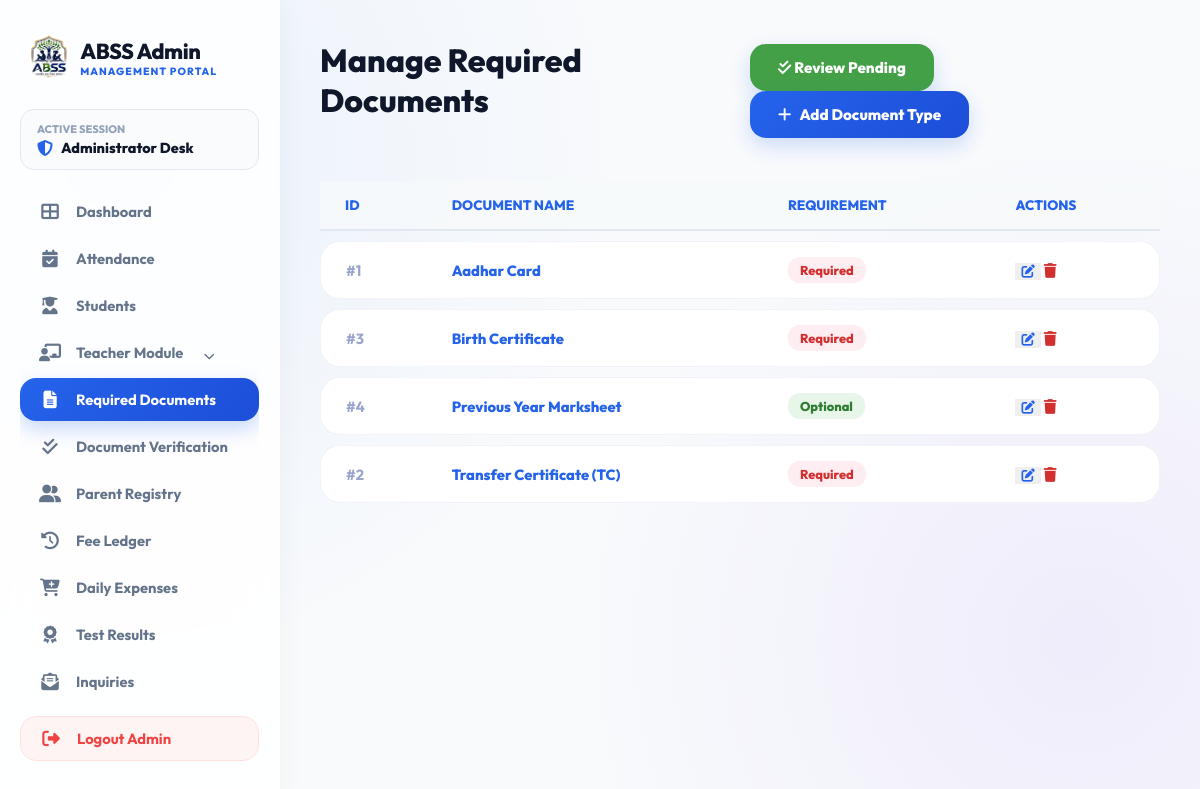
The app's page /admin/documents.php (signed in) with its own data.
### tables this page shows
CREATE TABLE `document_types` (
  `id` int(11) NOT NULL,
  `name` varchar(150) NOT NULL,
  `is_required` tinyint(1) DEFAULT 0,
  `created_at` timestamp NOT NULL DEFAULT current_timestamp()
);

### admin/documents.php (the view, shortened to what this page needs)
<?php
require_once 'includes/auth.php';
$docs = $conn->query("SELECT * FROM document_types ORDER BY name ASC");
?>
<!DOCTYPE html>
<html lang="en">
<head>
    <?php include 'includes/head_css.php'; ?>
</head>
<body>
    <?php include 'includes/sidebar.php'; ?>
    <main class="main-content">
        <div class="action-bar">
            <h1>Manage Required Documents</h1>
            <div>
                <a href="document_approvals.php" class="btn-portal" style="background:#43a047; text-decoration:none; display:inline-block; margin-right:10px;">
                    <i class="fas fa-check-double"></i> Review Pending
                </a>
                <button class="btn-portal" onclick="showModal()">
                    <i class="fas fa-plus"></i> Add Document Type
                </button>
            </div>
        </div>
        <div class="portal-table-container">
            <table>
                <thead>
                    <tr>
                        <th>ID</th>
                        <th>Document Name</th>
                        <th>Requirement</th>
                        <th>Actions</th>
                    </tr>
                </thead>
                <tbody>
                    <?php while($row = $docs->fetch_assoc()): ?>
                    <tr>
                        <td style="color:#9aa5ce; font-weight:700;">#<?php echo $row['id']; ?></td>
                        <td style="font-weight:800; color:var(--portal-blue);"><?php echo htmlspecialchars($row['name']); ?></td>
                        <td>
                            <?php if($row['is_required']): ?>
                                <span class="doc-badge badge-req">Required</span>
                            <?php else: ?>
                                <span class="doc-badge badge-opt">Optional</span>
                            <?php endif; ?>
                        </td>
                        <td>
                            <button class="btn btn-sm btn-outline-primary" style="border:none; color:var(--portal-blue);" onclick='editDoc(<?php echo json_encode($row); ?>)'>
                                <i class="fas fa-edit"></i>
                            </button>
                            <a href="?delete=<?php echo $row['id']; ?>" class="btn btn-sm btn-outline-danger" style="border:none; color:#d32f2f;" onclick="return confirm('Delete this document type? This will not delete previously uploaded files.')">
                                <i class="fas fa-trash"></i>
                            </a>
                        </td>
                    </tr>
                    <?php endwhile; ?>
                </tbody>
            </table>
        </div>
    </main>
</body>
</html>

### admin/includes/head_css.php (style rules this page uses)
:root { --portal-blue: #2563eb; --portal-blue-dark: #1d4ed8; --portal-dark: #0f172a; --sidebar-width: 280px; --glass-bg: rgba(255, 255, 255, 0.82); --glass-border: rgba(255, 255, 255, 0.8); --glass-shadow: 0 10px 30px rgba(15, 23, 42, 0.04), inset 0 1px 0 rgba(255, 255, 255, 0.6); --radius-lg: 24px; --radius-md: 16px; --radius-sm: 12px; }
* { box-sizing: border-box; }
body { background: radial-gradient(circle at 10% 20%, rgba(59, 130, 246, 0.07) 0%, transparent 40%), radial-gradient(circle at 90% 80%, rgba(124, 58, 237, 0.07) 0%, transparent 40%), #f8fafc; color: #334155; font-family: 'Outfit', sans-serif; display: flex; min-height: 100vh; overflow-x: hidden; margin: 0; }
.main-content { margin-left: var(--sidebar-width); flex: 1; padding: 40px; box-sizing: border-box; max-width: 1400px; }
h1, h2, h3, h4 { font-family: 'Outfit', sans-serif; font-weight: 800; color: var(--portal-dark); margin-top: 0; }
.btn-portal { background: linear-gradient(135deg, var(--portal-blue), var(--portal-blue-dark)); color: #ffffff; padding: 14px 28px; border-radius: var(--radius-md); border: none; font-weight: 800; font-size: 0.95rem; cursor: pointer; transition: all 0.25s ease; font-family: 'Outfit'; display: inline-flex; align-items: center; justify-content: center; gap: 8px; box-shadow: 0 8px 20px rgba(37, 99, 235, 0.2); }
.portal-table-container, .table-responsive { width: 100%; max-width: 100%; overflow-x: auto; -webkit-overflow-scrolling: touch; margin-top: 15px; min-width: 0; }
table { width: 100%; border-collapse: collapse; text-align: left; }
th { padding: 14px 18px; color: var(--portal-dark); font-weight: 800; font-size: 0.8rem; text-transform: uppercase; background: rgba(248, 250, 252, 0.8); border-bottom: 2px solid #e2e8f0; }
td { padding: 16px 18px; border-bottom: 1px solid #f1f5f9; color: #475569; font-weight: 600; font-size: 0.92rem; }

### admin/documents.php (style rules this page uses)
.action-bar { display: flex; justify-content: space-between; align-items: center; margin-bottom: 30px; }
table { width: 100%; border-collapse: separate; border-spacing: 0 10px; }
th { text-align: left; padding: 15px 25px; color: var(--portal-blue); font-weight: 800; font-size: 0.85rem; text-transform: uppercase; }
td { padding: 15px 25px; background: #fff; border-top: 1px solid #f0f4f8; border-bottom: 1px solid #f0f4f8; color: #5c6bc0; font-weight: 600; }
td:first-child { border-left: 1px solid #f0f4f8; border-radius: 20px 0 0 20px; }
td:last-child { border-right: 1px solid #f0f4f8; border-radius: 0 20px 20px 0; }
.doc-badge { padding: 5px 12px; border-radius: 12px; font-size: 0.8rem; font-weight: 800; display: inline-block; }
.badge-req { background: #feeef2; color: #d32f2f; }
.badge-opt { background: #e8f5e9; color: #2e7d32; }

### records on screen
document_types: id "1", name "Aadhar Card", is_required "Required"
document_types: id "3", name "Birth Certificate", is_required "Required"
document_types: id "4", name "Previous Year Marksheet", is_required "Optional"
document_types: id "2", name "Transfer Certificate (TC)", is_required "Required"
